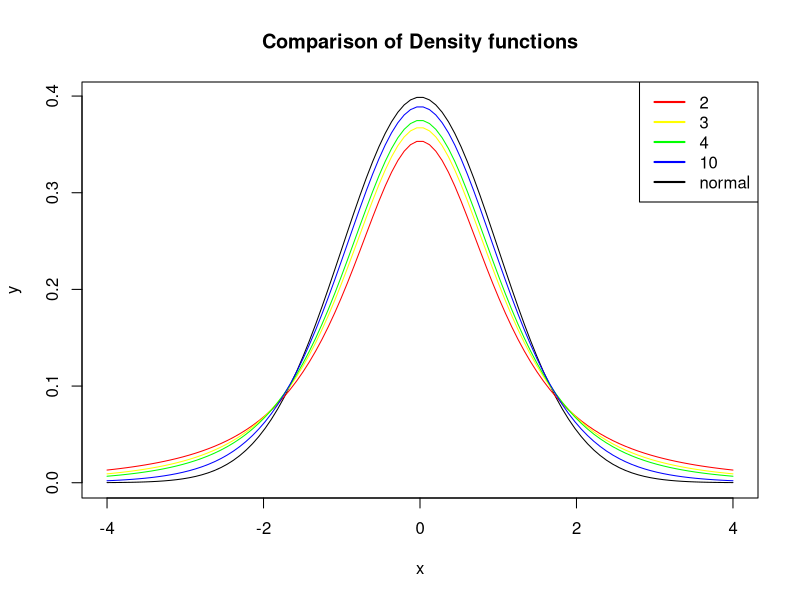

R code for this plot:
# page number: 356

# do later
x <- seq(-4, 4, length=100)
y <- dnorm(x)

d <- c(2, 3, 4, 10)
colors <- c("red", "yellow", "green", "blue", "black")
labels <- c("2", "3", "4", "10","normal")

plot(x, y, type="l", main="Comparison of Density functions")

for (i in 1:4){
  lines(x, dt(x,d[i]), col=colors[i])
}

legend("topright", labels, lwd=2, lty=c(1,1,1,1,1), col=colors)
